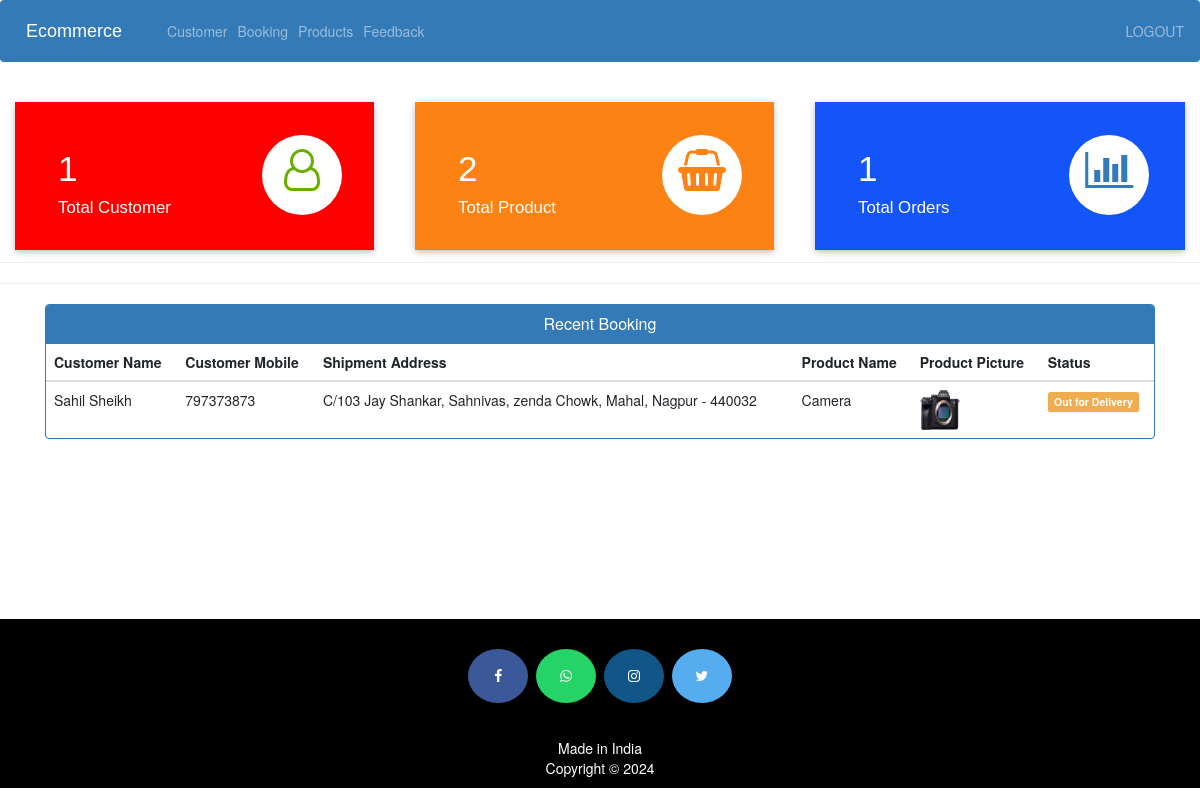
The app's page /admin-dashboard (signed in) with its own data.
### ecom/models.py (models this page shows, shortened)
class Customer(models.Model):
    user=models.OneToOneField(User,on_delete=models.CASCADE)
    profile_pic= models.ImageField(upload_to='profile_pic/CustomerProfilePic/',null=True,blank=True)
    address = models.CharField(max_length=40)
    mobile = models.CharField(max_length=20,null=False)
    @property
    def get_name(self):
        return self.user.first_name+" "+self.user.last_name

class Orders(models.Model):
    STATUS =(
        ('Pending','Pending'),
        ('Order Confirmed','Order Confirmed'),
        ('Out for Delivery','Out for Delivery'),
        ('Delivered','Delivered'),
    )
    customer=models.ForeignKey('Customer', on_delete=models.CASCADE,null=True)
    product=models.ForeignKey('Product',on_delete=models.CASCADE,null=True)
    email = models.CharField(max_length=50,null=True)
    address = models.CharField(max_length=500,null=True)
    mobile = models.CharField(max_length=20,null=True)
    order_date= models.DateField(auto_now_add=True,null=True)
    status=models.CharField(max_length=50,null=True,choices=STATUS)

class Product(models.Model):
    name=models.CharField(max_length=40)
    product_image= models.ImageField(upload_to='product_image/',null=True,blank=True)
    price = models.PositiveIntegerField()
    description=models.CharField(max_length=40)

### ecom/views.py (the view)
# urls.py: path('admin-dashboard', views.admin_dashboard_view,name='admin-dashboard'),
@login_required(login_url='adminlogin')
def admin_dashboard_view(request):
    customercount=models.Customer.objects.all().count()
    productcount=models.Product.objects.all().count()
    ordercount=models.Orders.objects.all().count()
    orders=models.Orders.objects.all()
    ordered_products=[]
    ordered_bys=[]
    for order in orders:
        ordered_product=models.Product.objects.all().filter(id=order.product.id)
        ordered_by=models.Customer.objects.all().filter(id = order.customer.id)
        ordered_products.append(ordered_product)
        ordered_bys.append(ordered_by)
    mydict={
    'customercount':customercount,
    'productcount':productcount,
    'ordercount':ordercount,
    'data':zip(ordered_products,ordered_bys,orders),
    }
    return render(request,'ecom/admin_dashboard.html',context=mydict)

### templates/ecom/admin_dashboard.html
{% extends 'ecom/admin_base.html' %}
{% load static %}
{% block content %}
<br>
{%include 'ecom/admin_dashboard_cards.html'%}
<br><br><br><br><br>
<hr><hr>
<div class="container" >
    <div class="panel panel-primary" >
      <div class="panel-heading" style="text-align:center;">
        <h6 class="panel-title">Recent Booking</h6>
      </div>
      <table class="table table-hover" id="dev-table">
        <thead>
          <tr>
            <th>Customer Name</th>
            <th>Customer Mobile</th>
            <th>Shipment Address</th>
            <th>Product Name</th>
            <th>Product Picture</th>
            <th>Status</th>
          </tr>
        </thead>
        {% for product,customer,order in data %}
        <tr>
          {% for c in customer %}
          <td> {{c.get_name}}</td>
          <td>{{c.mobile}}</td>
          <td>{{order.address}}</td>
          {% endfor %}
          {% for p in product %}
          <td> {{p.name}}</td>
          <td> <img src="{% static p.product_image.url %}" alt="Profile Pic" height="40px" width="40px" /></td>
          {% if order.status == 'Pending'%}
          <td> <span class="label label-info">{{order.status}}</span></td>
          {% elif order.status == 'Delivered' %}
          <td> <span class="label label-success">{{order.status}}</span></td>
          {% elif order.status == 'Out for Delivery' %}
          <td> <span class="label label-warning">{{order.status}}</span></td>
          {%else%}
            <td> <span class="label label-primary">{{order.status}}</span></td>
          {%endif%}
          {% endfor %}
        </tr>
        {% endfor %}
      </table>
  </div>
</div>
{% endblock content %}

### records on screen
Orders: address "C/103 Jay Shankar, Sahnivas, zenda Chowk, Mahal, Nagpur - 440032", status "Out for Delivery"
Customer: get_name "Sahil Sheikh", mobile "797373873"
Product: name "Camera", product_image (picture)

### other values on screen
{{ customercount }} "1"
{{ productcount }} "2"
{{ ordercount }} "1"
